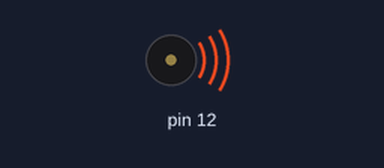
Simulated run of this sketch. Board: Arduino Uno, built with avr-gcc and run on an emulated ATmega328P. On the bench: buzzer (waves = sounding).

Above: at 0.5 s.
Timing chart, 0 to 10.4 s (numbered marks = the images above):
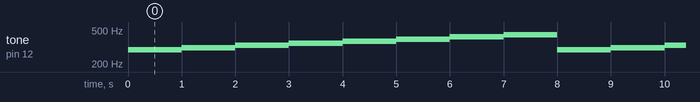

The sketch:

buzzer_v1.ino
```cpp
/*
 *  Buzzer Do,Ré, Mi, Fá, Só, Lá e Si
 *
 */

// Preparação do Arduino, este código irá rodar uma única vez
void setup()
{
	// Porta 12 (LED_BUILTIN) em modo de saída(escrita).
	pinMode(12, OUTPUT);
}

void loop()
{
	tone(12, 294, 1000); // play tone 50 (D4 = 294 Hz)
	delay(1000); // Wait for 1000 millisecond(s)
	tone(12, 311, 1000); // play tone 51 (D#4 = 311 Hz)
	delay(1000); // Wait for 1000 millisecond(s)
	tone(12, 330, 1000); // play tone 52 (E4 = 330 Hz)
	delay(1000); // Wait for 1000 millisecond(s)
	tone(12, 349, 1000); // play tone 53 (F4 = 349 Hz)
	delay(1000); // Wait for 1000 millisecond(s)
	tone(12, 370, 1000); // play tone 54 (F#4 = 370 Hz)
	delay(1000); // Wait for 1000 millisecond(s)
	tone(12, 392, 1000); // play tone 55 (G4 = 392 Hz)
	delay(1000); // Wait for 1000 millisecond(s)
	tone(12, 415, 1000); // play tone 56 (G#4 = 415 Hz)
	delay(1000); // Wait for 1000 millisecond(s)
	tone(12, 440, 1000); // play tone 57 (A4 = 440 Hz)
	delay(1000); // Wait for 1000 millisecond(s)
}
```

Measured:
- by itself, tone on pin 12: repeats every 8.0 s: 311 Hz 1.0 s, 330 Hz 1.0 s, 349 Hz 1.0 s, 370 Hz 1.0 s, 392 Hz 1.0 s, 415 Hz 1.0 s, 440 Hz 1.0 s, 294 Hz 1.0 s
